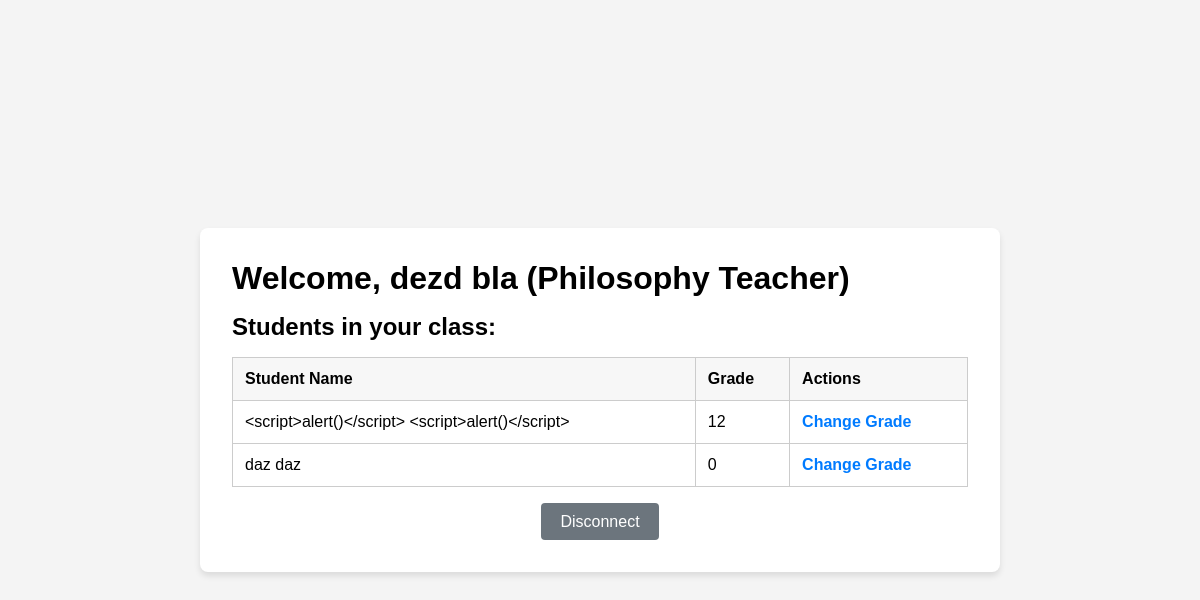
Screenshot of /teacher_dashboard (signed in) with the database file from the repository.
### tables this page shows
CREATE TABLE users (
            id INTEGER PRIMARY KEY AUTOINCREMENT,
            key INTEGER NOT NULL,
            name TEXT NOT NULL,
            surname TEXT NOT NULL,
            password TEXT NOT NULL,
            class TEXT
        );

CREATE TABLE grades (
            key INTEGER NOT NULL,
            class TEXT NOT NULL,
            note TEXT DEFAULT '0',
            FOREIGN KEY (key) REFERENCES users (id)
        );

### version_3.py (the view)
@app.route('/teacher_dashboard')
def teacher_dashboard():
    if 'user_id' not in session or session['user_key'] != 2:
        return redirect(url_for('login'))
    user_id = session['user_id']
    conn = sqlite3.connect('school.db')
    cursor = conn.cursor()
    cursor.execute('''SELECT class FROM users WHERE id = ?''', (user_id,))
    class_name = cursor.fetchone()[0]
    cursor.execute(
        '''SELECT name, surname FROM users WHERE id = ?''', (user_id,))
    teacher_name, teacher_surname = cursor.fetchone()
    cursor.execute('''
        SELECT users.id, users.name, users.surname, grades.note
        FROM grades
        INNER JOIN users ON grades.key = users.id
        WHERE grades.class = ? AND users.key = 3
    ''', (class_name,))
    students = cursor.fetchall()
    conn.close()
    return render_template('teacher_dashboard.html', teacher_name=teacher_name,
                           teacher_surname=teacher_surname,
                           class_name=class_name, students=students)

### 3.0/templates/teacher_dashboard.html (shortened to what this page needs)
<!DOCTYPE html>
<html lang="en">
<head>
</head>
<body>
    <div class="dashboard-container">
        <h1>Welcome, {{ teacher_name }} {{ teacher_surname }} ({{ class_name }} Teacher)</h1>
        <h2>Students in your class:</h2>
        <table>
            <tr>
                <th>Student Name</th>
                <th>Grade</th>
                <th>Actions</th>
            </tr>
            {% for student in students %}
            <tr>
                <td>{{ student[1] }} {{ student[2] }}</td>
                <td>{{ student[3] }}</td>
                <td>
                    <a class="change-grade" href="{{ url_for('change_grade', student_id=student[0], class_name=class_name) }}">
                        Change Grade
                    </a>
                </td>
            </tr>
            {% endfor %}
        </table>
        <div class="logout-container">
            <a href="{{ url_for('logout') }}" class="logout-link">Disconnect</a>
        </div>
    </div>
</body>
</html>

### 3.0/templates/teacher_dashboard.html (style rules this page uses)
* { margin: 0; padding: 0; box-sizing: border-box; }
body { background-color: #f4f4f4; font-family: Arial, sans-serif; min-height: 100vh; display: flex; align-items: center; justify-content: center; }
.dashboard-container { background: #fff; padding: 2rem; border-radius: 8px; box-shadow: 0 4px 6px rgba(0, 0, 0, 0.1); width: 100%; max-width: 800px; }
h1 { margin-bottom: 1rem; }
h2 { margin-bottom: 1rem; margin-top: 1rem; }
table { width: 100%; border-collapse: collapse; margin-bottom: 1rem; }
th, td { border: 1px solid #ccc; padding: 0.75rem; }
th { background-color: #f7f7f7; text-align: left; }
a.change-grade { color: #007bff; text-decoration: none; font-weight: bold; }
.logout-container { margin-top: 1rem; text-align: center; }
.logout-link { display: inline-block; padding: 0.6rem 1.2rem; background-color: #6c757d; color: #fff; text-decoration: none; border-radius: 4px; transition: background-color 0.3s ease; }

### rows the page displays
users: name "dezd", surname "bla", class "Philosophy"
grades: name "<script>alert()</script>", surname "<script>alert()</script>", note "12"
grades: name "daz", surname "daz", note "0"
